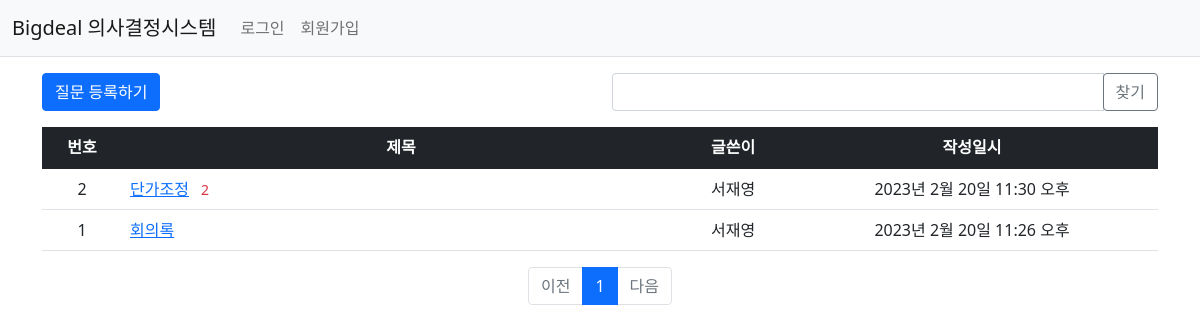
Page /bigdeal/ on the committed database.
### bigdeal/models.py (models this page shows, shortened)
class Question(models.Model):
    author = models.ForeignKey(User, on_delete=models.CASCADE, related_name='author_question')
    subject = models.CharField(max_length=200)
    content = models.TextField()
    create_date = models.DateTimeField()
    modify_date = models.DateTimeField(null=True, blank=True)
    voter = models.ManyToManyField(User, related_name='voter_question')

### bigdeal/views/base_views.py (the view, shortened to what this page needs)
# urls.py: path('', base_views.index, name='index'),
def index(request):
    page = request.GET.get('page', '1')  # 페이지
    kw = request.GET.get('kw', '')  # 검색어
    question_list = Question.objects.order_by('-create_date')
    paginator = Paginator(question_list, 10)  # 페이지당 10개씩 보여주기
    page_obj = paginator.get_page(page)
    context = {'question_list': page_obj, 'page': page, 'kw': kw}
    return render(request, 'bigdeal/question_list.html', context)

### bigdeal/templatetags/bigdeal_filter.py (called while the page is built)
@register.filter
def sub(value, arg):
    return value - arg

### templates/bigdeal/question_list.html (shortened to what this page needs)
{% extends 'base.html' %}
{% load bigdeal_filter %}
{% block content %}
<div class="container my-3">
    <div class="row my-3">
        <div class="col-6">
            <a href="{% url 'bigdeal:question_create' %}" class="btn btn-primary">질문 등록하기</a>
        </div>
        <div class="col-6">
            <div class="input-group">
                <input type="text" id="search_kw" class="form-control" value="{{ kw|default_if_none:'' }}">
                <div class="input-group-append">
                    <button class="btn btn-outline-secondary" type="button" id="btn_search">찾기</button>
                </div>
            </div>
        </div>
    </div>
    <table class="table">
        <thead>
        <tr class="text-center table-dark">
            <th>번호</th>
            <th style="width:50%">제목</th>
            <th>글쓴이</th>
            <th>작성일시</th>
        </tr>
        </thead>
        <tbody>
        {% if question_list %}
        {% for question in question_list %}
        <tr class="text-center">
            <td>
                {{ question_list.paginator.count|sub:question_list.start_index|sub:forloop.counter0|add:1 }}
            </td>
            <td class="text-start">
                <a href="{% url 'bigdeal:detail' question.id %}">{{ question.subject }}</a>
                {% if question.answer_set.count > 0 %}
                <span class="text-danger small mx-2">{{ question.answer_set.count }}</span>
                {% endif %}
            </td>
            <td>{{ question.author.username }}</td>
            <td>{{ question.create_date }}</td>
        </tr>
        {% endfor %}
        {% else %}
        <tr>
            <td colspan="3">질문이 없습니다.</td>
        </tr>
        {% endif %}
        </tbody>
    </table>
    <ul class="pagination justify-content-center">
        {% if question_list.has_previous %}
        <li class="page-item">
            <a class="page-link" data-page="{{ question_list.previous_page_number }}"
               href="javascript:void(0)">이전</a>
        </li>
        {% else %}
        <li class="page-item disabled">
            <a class="page-link" tabindex="-1" aria-disabled="true"
               href="javascript:void(0)">이전</a>
        </li>
        {% endif %}
        {% for page_number in question_list.paginator.page_range %}
        {% if page_number >= question_list.number|add:-5 and page_number <= question_list.number|add:5 %}
        {% if page_number == question_list.number %}
        <li class="page-item active" aria-current="page">
            <a class="page-link" data-page="{{ page_number }}"
               href="javascript:void(0)">{{ page_number }}</a>
        </li>
        {% else %}
        <li class="page-item">
            <a class="page-link" data-page="{{ page_number }}"
               href="javascript:void(0)">{{ page_number }}</a>
        </li>
        {% endif %}
        {% endif %}
        {% endfor %}
        {% if question_list.has_next %}
        <li class="page-item">
            <a class="page-link" data-page="{{ question_list.next_page_number }}"
               href="javascript:void(0)">다음</a>
        </li>
        {% else %}
        <li class="page-item disabled">
            <a class="page-link" tabindex="-1" aria-disabled="true"
               href="javascript:void(0)">다음</a>
        </li>
        {% endif %}
    </ul>
</div>
{% endblock %}

### rows in the picture
Question: paginator.count|sub "2", subject "단가조정", answer_set.count "2", author.username "서재영", create_date "2023년 2월 20일 11:30 오후"
Question: paginator.count|sub "1", subject "회의록", author.username "서재영", create_date "2023년 2월 20일 11:26 오후"

### other values in the picture
{{ page_number }} "1"
